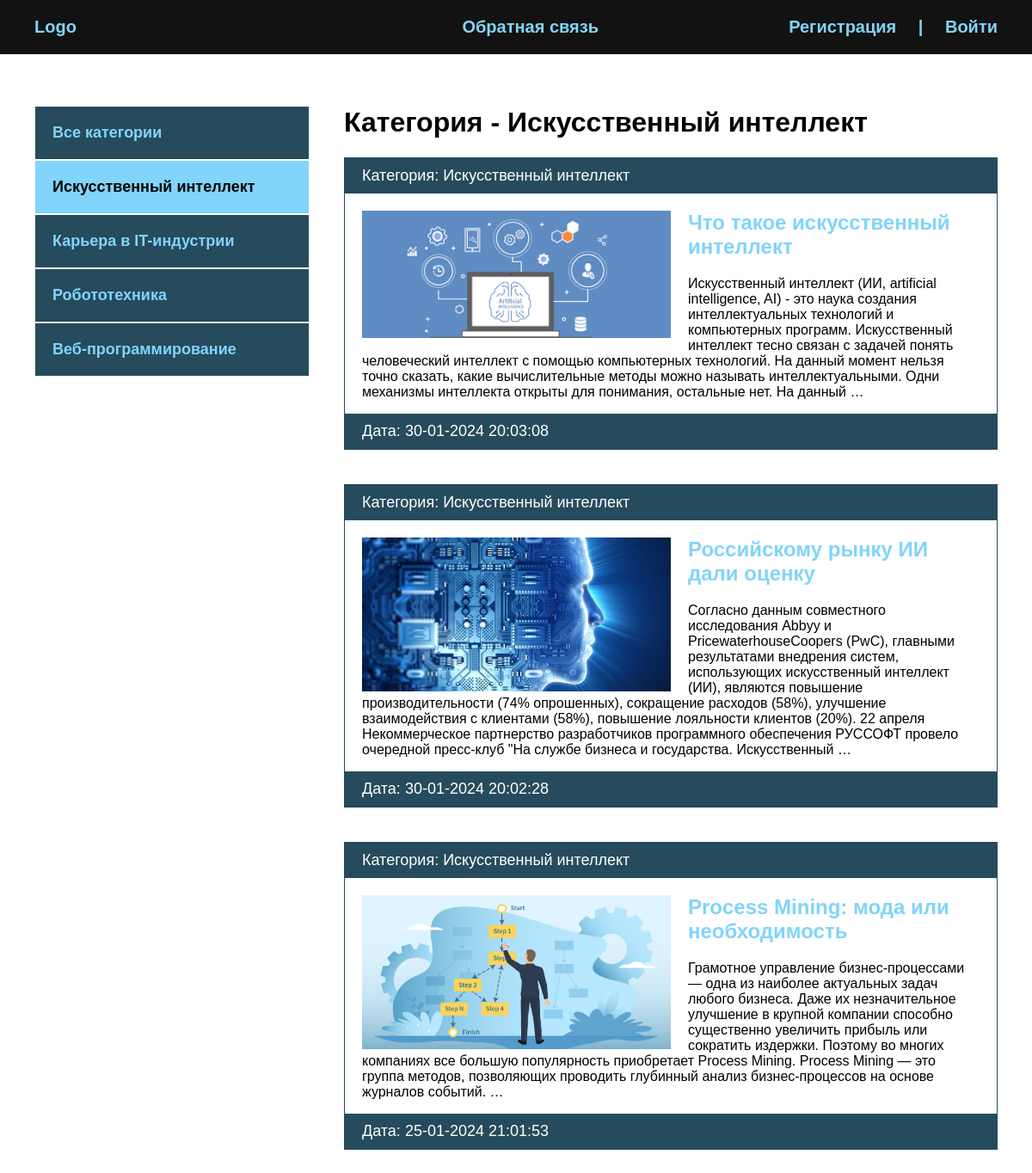
The page /category/iskusstvennyj-intellekt/ on the database its author committed.
### blog/models.py (models this page shows, shortened)
class Category(models.Model):
    name = models.CharField(max_length=100, verbose_name="Категория")
    slug = models.SlugField(max_length=100, unique=True, verbose_name="URL")
    def __str__(self):
        return self.name
    def get_absolute_url(self):
        return reverse('category', kwargs={'cat_slug': self.slug})
    class Meta:
        verbose_name = "категорию"
        verbose_name_plural = "Категории"

class Blog(models.Model):
    title = models.CharField(max_length=255, verbose_name="Название")
    slug = models.SlugField(max_length=255, unique=True, verbose_name="URL")
    content = models.TextField(blank=True, verbose_name="Контент")
    photo = models.ImageField(upload_to="photos/%Y/%m/%d/", blank=True, verbose_name="Фото")
    time_created = models.DateTimeField(auto_now_add=True, verbose_name="Дата публикации")
    time_update = models.DateTimeField(auto_now=True, verbose_name="Дата обновления")
    is_published = models.BooleanField(default=True, verbose_name="Опубликовано")
    cat = models.ForeignKey('Category', on_delete=models.PROTECT, verbose_name="Категория")
    def get_absolute_url(self):
        return reverse('post', kwargs={'post_slug': self.slug})
    class Meta:
        verbose_name = "новость"
        verbose_name_plural = "Новости"
        ordering = ["-time_created"]

### blog/views.py (the view)
# urls.py: path('category/<slug:cat_slug>/', BlogCategory.as_view(), name='category'),
class BlogCategory(DataMixin, ListView):
    model = Blog
    template_name = 'blog/index.html'
    context_object_name = 'posts'
    def get_queryset(self):
        return Blog.objects.filter(cat__slug=self.kwargs['cat_slug'], is_published=True).select_related('cat')
    def get_context_data(self, *, object_list=None, **kwargs):
        context = super().get_context_data(**kwargs)
        c = Category.objects.get(slug=self.kwargs['cat_slug'])
        c_def = self.get_user_context(title="Категория - " + str(c.name), cat_selected=c.pk)
        return dict(list(context.items()) + list(c_def.items()))

### blog/utils.py (called while the page is built)
    def get_user_context(self, **kwargs):
        context = kwargs
        cats = Category.objects.annotate(Count('blog'))
        user_menu = menu.copy()
        if not self.request.user.is_authenticated:
            user_menu.pop(0)
        context['menu'] = user_menu
        context['cats'] = cats
        if 'cat_selected' not in context:
            context['cat_selected'] = 0
        return context

### blog/templates/blog/index.html
{% extends 'blog/base.html' %}
{% load static %}
{% block content %}
<h1>{{ title }}</h1>
<ul>
    {% for p in posts %}
    <li>
        <p class="first">Категория: {{ p.cat }}</p>
        <div class="text">
            {% if p.photo %}
            <img class="image" src="{{ p.photo.url }}" alt="">
            {% else %}
            <img src="{% static 'blog/default.jpg' %}" class="image" alt="">
            {% endif %}
            <h2><a href="{{ p.get_absolute_url }}">{{ p.title }}</a></h2>
            <p>{{ p.content|striptags|truncatewords:50 }}</p>
        </div>
        <p class="date">Дата: {{ p.time_update|date:"d-m-Y H:i:s" }}</p>
    </li>
    {% endfor %}
</ul>
{% endblock %}

### blog/templates/blog/base.html (shortened to what this page needs)
<!DOCTYPE html>
{% load static %}
{% load blog_tags %}
<html lang="en">
<head>
    <link rel="stylesheet" href="{% static 'css/style.css' %}">
</head>
<body>
  <div class="header">
      <div class="wrap">
          <ul class="mainmenu">
              <li class="logo"><a href="{% url 'index' %}">Logo</a></li>
              {% for m in menu %}
              <li class="last"><a href="{% url m.url_name %}">{{ m.title }}</a></li>
              {% endfor %}
              {% if request.user.is_authenticated %}
              <li class="last">{{ user.username }} | <a href="{% url 'logout' %}">Выйти</a></li>
              {% else %}
              <li class="last"><a href="{% url 'register' %}">Регистрация</a> |
                  <a href="{% url 'login' %}">Войти</a></li>
              {% endif %}
          </ul>
      </div>
  </div>
  <div class="content">
    <div class="wrap">
       <div class="sidebar">
            <ul>
                {% if cat_selected == 0 %}
                <li class="selected">Все категории</li>
                {% else %}
                <li><a href="{% url 'index' %}">Все категории</a></li>
                {% endif %}
                {% for c in cats %}
                    {% if c.blog__count > 0 %}
                        {% if c.pk == cat_selected %}
                        <li class="selected">{{ c.name }}</li>
                        {% else %}
                        <li><a href="{{ c.get_absolute_url }}">{{ c.name }}</a></li>
                        {% endif %}
                    {% endif %}
                {% endfor %}
            </ul>
       </div>
        <div class="main">
          {% block content %}
          {% endblock %}
        </div>
    </div>
  </div>
</body>
</html>

### blog/static/css/style.css (style rules this page uses)
body { margin: 0; padding: 0; background: #264b5d; font-family: Verdana, Geneva, Tahoma, sans-serif; }
.wrap { max-width: 1200px; margin: 0 auto; }
.content .wrap { background: #FFF; padding: 40px; box-sizing: border-box; display: flex; }
ul { list-style: none; margin: 0; padding: 0; }
a { color: #81d4fa; text-decoration: none; padding: 20px; }
.header { background: #121212; }
.mainmenu { display: flex; align-items: center; font-size: 20px; font-weight: bold; padding: 20px; justify-content: space-between; }
.logo { flex-basis: 20%; }
.last { flex-basis: 40%; text-align: right; color: #81d4fa; }
.sidebar ul { width: 320px; margin-right: 40px; margin-top: 20px; }
.sidebar a { padding: 20px; display: block; border: 1px solid #FFF; background: #264b5d; font-weight: bold; font-size: 18px; }
.selected { font-size: 18px; padding: 20px; border: 1px solid #FFF; font-weight: bold; background: #81d4fa; }
.main li { border: 1px solid #264b5d; margin-bottom: 40px; }
.first, .date { padding: 10px 20px; background: #264b5d; font-size: 18px; color: #FFF; margin: 0; }
.image { float: left; margin-right: 20px; max-width: 50%; }
.text { padding: 20px 20px 0; }
.text h2 { margin-top: 0; }
.text a { padding-left: 0; }
.last a { display: inline; }

### rows shown on the page
Category: name "Искусственный интеллект"
Category: name "Карьера в IT-индустрии"
Category: name "Робототехника"
Category: name "Веб-программирование"
Blog: cat "Искусственный интеллект", photo (picture), title "Что такое искусственный интеллект", content "Искусственный интеллект (ИИ, artificial intelligence, AI) - это наука создания интеллектуальных технологий и компьютерных программ. Искусственный интеллект тесно связан с задачей понять человеческий интеллект с помощью компьютерных технологий. На данный момент нельзя точно сказать, какие вычислительные методы можно называть интеллектуальными. Одни механизмы интеллекта открыты для понимания, остальные нет. На данный …", time_update "30-01-2024 20:03:08"
Blog: cat "Искусственный интеллект", photo (picture), title "Российскому рынку ИИ дали оценку", content "Согласно данным совместного исследования Abbyy и PricewaterhouseCoopers (PwC), главными результатами внедрения систем, использующих искусственный интеллект (ИИ), являются повышение производительности (74% опрошенных), сокращение расходов (58%), улучшение взаимодействия с клиентами (58%), повышение лояльности клиентов (20%). 22 апреля Некоммерческое партнерство разработчиков программного обеспечения РУССОФТ провело очередной пресс-клуб \"На службе бизнеса и государства. Искусственный …", time_update "30-01-2024 20:02:28"
Blog: cat "Искусственный интеллект", photo (picture), title "Process Mining: мода или необходимость", content "Грамотное управление бизнес-процессами — одна из наиболее актуальных задач любого бизнеса. Даже их незначительное улучшение в крупной компании способно существенно увеличить прибыль или сократить издержки. Поэтому во многих компаниях все большую популярность приобретает Process Mining. Process Mining — это группа методов, позволяющих проводить глубинный анализ бизнес-процессов на основе журналов событий. …", time_update "25-01-2024 21:01:53"

### other values the page prints
{{ m.title }} "Обратная связь"
{{ title }} "Категория - Искусственный интеллект"
